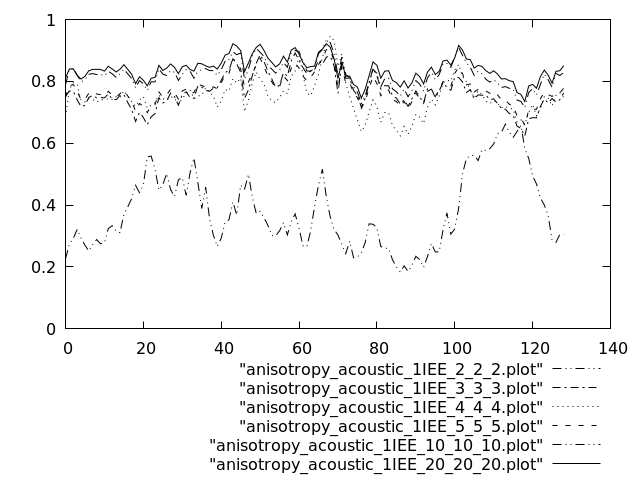

Generate this figure with gnuplot:
set terminal pngcairo
set output "fig5b.png"
set key bmargin
set yrange [0.:1.]
plot "anisotropy_acoustic_1IEE_2_2_2.plot" w l dt 5 lc rgb "black", "anisotropy_acoustic_1IEE_3_3_3.plot" w l dt 4 lc rgb "black", "anisotropy_acoustic_1IEE_4_4_4.plot" w l dt 3 lc rgb "black", "anisotropy_acoustic_1IEE_5_5_5.plot" w l dt 2 lc rgb "black", "anisotropy_acoustic_1IEE_10_10_10.plot" w l dt 5 lc rgb "black", "anisotropy_acoustic_1IEE_20_20_20.plot" w l dt 1 lc rgb "black"
